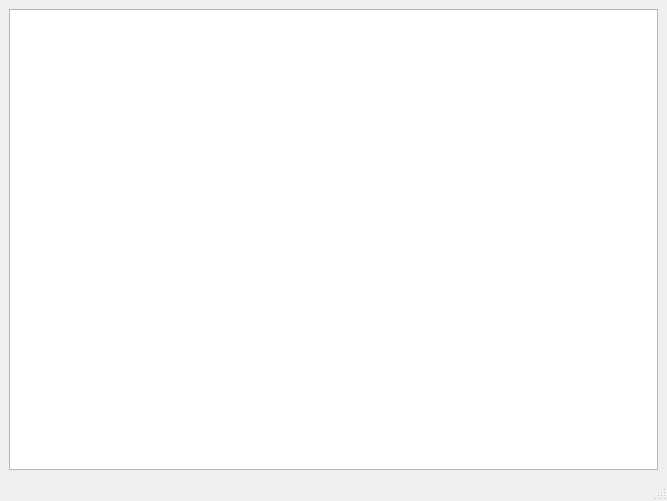
<?xml version="1.0" encoding="UTF-8"?>
<ui version="4.0">
 <class>ServerMainWindow</class>
 <widget class="QMainWindow" name="ServerMainWindow">
  <property name="geometry">
   <rect>
    <x>0</x>
    <y>0</y>
    <width>667</width>
    <height>501</height>
   </rect>
  </property>
  <property name="windowTitle">
   <string>Pencil mob server</string>
  </property>
  <widget class="QWidget" name="centralwidget">
   <layout class="QVBoxLayout" name="verticalLayout">
    <item>
     <widget class="QTextEdit" name="textEdit">
      <property name="readOnly">
       <bool>true</bool>
      </property>
     </widget>
    </item>
   </layout>
  </widget>
  <widget class="QMenuBar" name="menubar">
   <property name="geometry">
    <rect>
     <x>0</x>
     <y>0</y>
     <width>667</width>
     <height>21</height>
    </rect>
   </property>
  </widget>
  <widget class="QStatusBar" name="statusbar"/>
 </widget>
 <resources/>
 <connections/>
</ui>
